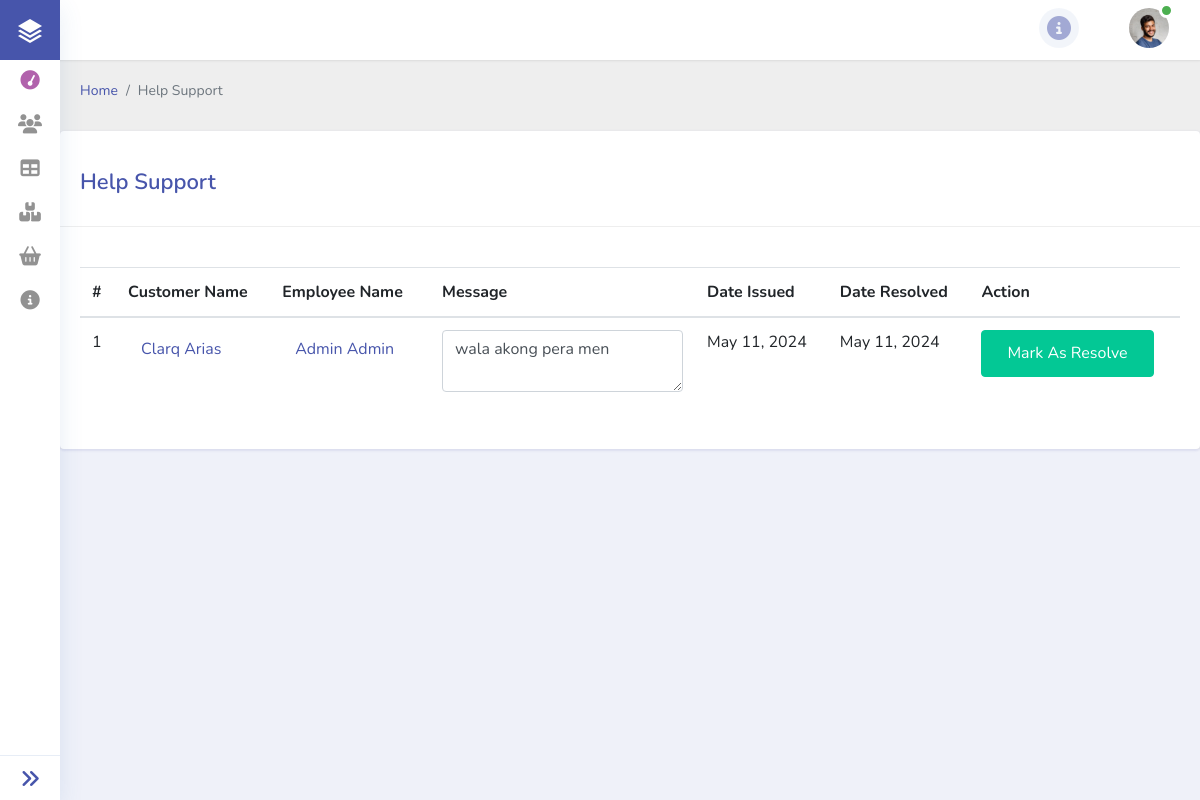
Page /dashboard/ticket.php (signed in) on the committed database.
### tables this page shows
CREATE TABLE `tbl_ticket` (
  `ticket_id` int(255) NOT NULL,
  `employee_id` int(255) DEFAULT NULL,
  `customer_id` int(255) NOT NULL,
  `issue_date` date NOT NULL,
  `resolve_date` date DEFAULT NULL,
  `message` varchar(2000) NOT NULL,
  `is_resolved` tinyint(1) NOT NULL
);

CREATE TABLE `tbl_customer_info` (
  `customer_info_id` int(255) NOT NULL,
  `customer_id` int(255) NOT NULL,
  `firstname` varchar(300) DEFAULT NULL,
  `lastname` varchar(300) DEFAULT NULL,
  `birthdate` date DEFAULT NULL,
  `gender` varchar(100) DEFAULT NULL,
  `age` int(100) DEFAULT NULL,
  `phone_num` bigint(20) DEFAULT NULL,
  `municipality` varchar(300) DEFAULT NULL,
  `province` varchar(300) DEFAULT NULL
);

CREATE TABLE `tbl_employee_info` (
  `employee_info_id` int(255) NOT NULL,
  `employee_id` int(255) NOT NULL,
  `relation_id` int(255) NOT NULL,
  `job_id` int(255) NOT NULL,
  `bill_id` int(255) NOT NULL,
  `firstname` varchar(100) NOT NULL,
  `middlename` varchar(100) NOT NULL,
  `lastname` varchar(100) NOT NULL,
  `birthdate` date NOT NULL,
  `gender` varchar(50) NOT NULL,
  `age` int(100) NOT NULL,
  `marital_status` varchar(200) NOT NULL,
  `email` varchar(200) NOT NULL,
  `phone_num` bigint(20) NOT NULL,
  `province` varchar(200) NOT NULL,
  `municipality` varchar(200) NOT NULL,
  `elem` varchar(300) DEFAULT NULL,
  `jhs` varchar(300) DEFAULT NULL,
  `shs` varchar(300) DEFAULT NULL,
  `college` varchar(300) DEFAULT NULL
);

### dashboard/ticket.php (the view, shortened to what this page needs)
<?php
include '../template/header.php';
?>
<div class="main-content">
    <div class="container-fluid content-top-gap">
        <nav aria-label="breadcrumb">
            <ol class="breadcrumb my-breadcrumb">
                <li class="breadcrumb-item"><a href="dashboard.php">Home</a></li>
                <li class="breadcrumb-item active" aria-current="page"><?= $_SESSION['title'] ?></li>
            </ol>
        </nav>
    </div>
    <section class="forms">
        <div class="card card_border py-2 mb-4">
            <div class="cards__heading">
                <h3><?= $_SESSION['title'] ?> <span></span></h3>
            </div>
            <div class="card-body">
                <table id="ticket" class="table table-hover text-capitalize" style="width:100%">
                    <thead>
                        <tr>
                            <th>#</th>
                            <th>Customer Name</th>
                            <?php
                            if ($_SESSION['login_role'] == 1) {
                                ?>
                                <th>Employee Name</th>
                                <?php
                            }
                            ?>
                            <th>Message</th>
                            <th>Date Issued</th>
                            <th>Date Resolved</th>
                            <th>Action</th>
                        </tr>
                    </thead>
                    <tbody>
                        <?php
                        $sql = "SELECT t.customer_id, t.ticket_id, t.employee_id, t.issue_date, t.resolve_date, t.message, t.is_resolved, c.firstname as cf, c.lastname as cl, e.firstname as ef, e.lastname as el
                        FROM `tbl_ticket` t
                        INNER JOIN tbl_customer_info c ON c .customer_id = t.customer_id
                        LEFT JOIN tbl_employee_info e  ON e.employee_id = t.employee_id";
                        $result = $conn->query($sql);
                        $count = 0;
                        while ($row = $result->fetch_assoc()) {
                            $count += 1;
                            $idate = strtotime($row['issue_date']);
                            $formattediDate = date("F j, Y", $idate);
                            $rdate = strtotime($row['resolve_date']);
                            $formattedrDate = date("F j, Y", $rdate);
                            if ($row['ef'] != null || $row['el'] != null) {
                                $employee_name = $row['ef'] . ' ' . $row['el'];
                            } else {
                                $employee_name = "<p class='btn btn-danger btn-sm'>Not Yet Resolve</p>";
                            }
                            ?>
                            <tr>
                                <td><?= $count ?></td>
                                <td>
                                    <form action="customer_mgt.php" method="post">
                                        <button type="submit"
                                            class="btn text-primary text-capitalize"><?= $row['cf'] . ' ' . $row['cl'] ?></button>
                                    </form>
                                </td>
                                <?php
                                if (($row['ef'] != null || $row['el'] != null) && $_SESSION['login_role'] == 1) {
                                    ?>
                                    <td>
                                        <form action="employee_mgt.php" method="post">
                                            <button type="submit"
                                                class="btn text-primary text-capitalize"><?= $employee_name ?></button>
                                        </form>
                                    </td>
                                <?php } else if ($_SESSION['login_role'] == 1) { ?>
                                        <td><?= $employee_name ?></td>
                                <?php } ?>
                                <td><textarea class="form-control"><?= $row['message'] ?></textarea></td>
                                <td><?= $formattediDate ?></td>
                                <td><?= ($row['resolve_date'] != null) ? $formattedrDate : "<p class='btn btn-danger btn-sm'>Not Yet Resolve</p>" ?>
                                </td>
                                <td>
                                    <button type="button" class="btn btn-success btn-style mb-3" data-toggle="modal"
                                        data-target="#resolve<?= $row['ticket_id'] ?>">
                                        Mark As Resolve
                                    </button>
                                </td>
                            </tr>
                            <?php
                        }
                        ?>
                    </tbody>
                </table>
            </div>
        </div>
    </section>
</div>
<?php include '../template/footer.php'; ?>b

### rows in the picture
tbl_ticket: tbl_customer_info.firstname "Clarq", tbl_customer_info.lastname "Arias", tbl_employee_info.firstname+lastname "Admin Admin", message "wala akong pera men", issue_date "May 11, 2024", resolve_date "May 11, 2024"

### other values in the picture
$_SESSION['title'] "Help Support"
